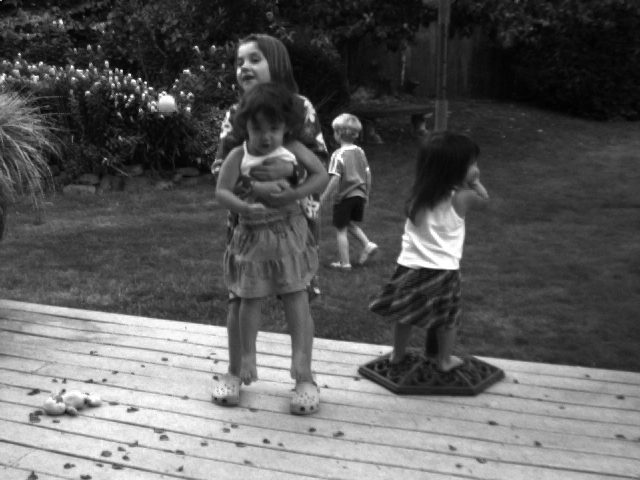
#> input picture dataset/eval-data-gray/Backyard/frame10.png, 640 x 480 px, found by its file name
$ jupyter execute --allow-errors LK-MC-MR-IR.ipynb   (older library calls are emulated)
#> lines starting #> are read from the running program, lines starting #| are printed output that depends on the picture
[cell 1]
import math
from scipy import signal
from PIL import Image
import numpy
from numpy import *
from matplotlib import pyplot as plt
from pylab import *
import cv2
import random
from ipynb.fs.full.LK_Multi_Channel import *
from src.representation.colorwhele import visualize_flow
from src.evaluation.end_point_error import calc_MEPE_directory
from src.evaluation.angular_error import calc_AAE_directory

[cell 2]
'''
In regular optical flow method, we assume the following:
	a) brightness constancy
	b) small motion
	c) Spatial coherence
Now, if the object were to move a larger distance then the traditional
optical flow method would work bad. This is why, we use gaussian pyramids
(coarse-to-fine) method to apply optical flow.

Pyramid is built by using multiple copies of the same image.
Each level in the pyramid is 1//4th of the size of the previous level and when stacked together
it looks like a pyramid. The lowest level is of the highest resolution and the highest level
is of the lowest resolution.

Algorithm for downsamples (to produce I[m//2,n//2](i+1) layer for I[m,n](i):
	a) Convolve I(i) with the Gaussian kernel, G.
	b) Remove every even numbered row and column			#up-sample by a factor of 2
	This follows that each image (I(i+1)next layer) is exactly one-quarter the area of its predecessor (I(i) current frame).

Algorithm for upsamples (to produce I[2m, 2n](i+1) layer for I[m,n](i)):
	a) Insert zero column and row alternatively. This ensure the I[2m, 2n]
	b) Convolve I[2m, 2n] with G of double the size to be used.

Optical Flow is implemeneted in the same as described in the previous program

We need to use the result of current iteration to be propagated to the next iteration and thats why we define the next function,
which calculates the optical flow in a same sized window.

Finally we write a function which combines all the above user-defined functions to include the Lucas Kanade algorithm iteratively over all the levels

'''

[cell 3]
def gmask (x,y,s): # the function for gaussian filter
    gmask = numpy.exp(-((x**2) + (y**2))//2//s**2)
    return gmask

size  = 2
#Utilize the standard deviation from the paper.
t = 0.5
s = sigma = math.sqrt(2/(4*t))
G = [] # Gaussian Kernel
for i in range(-size,size+1):
    G.append(gmask(i,0,s)) # equating y to 0 since we need a 1D matrix

[cell 4]
G

[cell 5]
# [26 lines left out: function DoLow, not called in this run]

[cell 6]
# [34 lines left out: function DoLow, not called in this run]

[cell 7]
def DoLow (I): # the function down samples the intput image by 2
    '''Algorithm: For an input image of size rxc
           1) Apply x mask
           2) Delete Alternate Columns
           3) Apply y mask
           4) delete alternate rows
           The ouput image is of size (r//2)x(c//2)'''
    #========= Applying X mask ====================

    Ix = []
    for i in range(len(I[:,0])):
        Ix.extend([signal.convolve(I[i,:,0],G,'same')]) # Ix*Gx = Ix
        Ix.extend([signal.convolve(I[i,:,1],G,'same')]) # Ix*Gx = Ix
        Ix.extend([signal.convolve(I[i,:,2],G,'same')]) # Ix*Gx = Ix

    Ix = array(matrix(Ix))

    #========selecting alternate columns===========
    Ix = I
    Ix = Ix[:,::2,:]
    #========= Applying Y mask ====================

    Ixy = []
    for i in range(len(Ix[0,:])):
        Ixy.extend([signal.convolve(Ix[:,i,0],G,'same')]) # Ix * Gy = Ixy
        Ixy.extend([signal.convolve(Ix[:,i,1],G,'same')]) # Ix * Gy = Ixy
        Ixy.extend([signal.convolve(Ix[:,i,2],G,'same')]) # Ix * Gy = Ixy
    Ixy = array(matrix(transpose(Ixy)))

    print(Ixy.shape)
    #========selecting alternate rows===========

    Ixy = Ixy[::2,:,:]
    return Ixy

[cell 8]
# [35 lines left out: function DoHigh, not called in this run]

[cell 9]
# [16 lines left out: function calcDerivativesForEachChannel, not called in this run]

[cell 10]
# [49 lines left out: function lk1_multi, not called in this run]

[cell 11]
# [109 lines left out: function lksection, not called in this run]

[cell 12]
def runproglk (I1,
               I2,
               iternum, # Number of iterations per level -- we are using 3
               nlev # Number of levels -- we are using 3
               ):

    I1 = cv2.imread(I1)
    I2= cv2.imread(I2)
    I1 = cv2.cvtColor(I1, cv2.COLOR_BGR2RGB)
    I2 = cv2.cvtColor(I2, cv2.COLOR_BGR2RGB)
    ''' The function uses all the above defined function to implement LK algorithm in a multi-resolution Gaussian pyramid
    framework. We use the following :
    window size of 3x3
    Pyramid size = 3 levels
    Starting from the lower most level, at each level we use the iterative LK algorithm and then warp and upsample it so that it can be used for the next level.
    '''
    p1=numpy.empty((len(I1[:,0]),len(I1[0,:]),3,nlev)) # creating 4d array with different levels for frame 1
    p2=numpy.empty((len(I2[:,0]),len(I2[0,:]),3,nlev)) # creating 4d array with different levels for frame 2
    p1[:,:,:,0] = I1 # assign values for Highest level
    p2[:,:,:,0] = I2 # assign values for Highest level
    '''
    p[:,:,0] ---> Level 2 ---> Highest resolution
    p[:,:,2] ---> Level 0 ---> Least resolution
    '''
    # Defining the lower levels
    for i in range(1,nlev):
        I1 = DoLow(I1)
        I2 = DoLow(I2)
        p1[0:int((len(I1[:,0]))),0:int((len(I1[0,:]))),:,i] = I1
        p2[0:int((len(I2[:,0]))),0:int((len(I2[0,:]))),:,i] = I2

    #===================== level 0 - Base====================

    l0I1 = p1[0:int((len(p1[:,0])//4)),0:int((len(p1[0,:])//4)),:,2]
    l0I2 = p2[0:int((len(p2[:,0])//4)),0:int((len(p2[0,:])//4)),:,2]
    (u,v)= lk1_multi(I1,I2)
    #============= Iterative LK for that section============

    for j in range(1,iternum+1):
        (u,v) = lksection (l0I1,l0I2,u,v)
    #============= Store U and V values ===================

    ul0 = u
    vl0 = v
    Il0 = l0I1
    ul0[numpy.where(ul0 == 0)] = nan
    vl0[numpy.where(vl0 == 0)] = nan
    #====================Level 1===================
    k = 1
    ue = DoHigh (u,G)
    ve = DoHigh (v,G)
    I1current = p1[0:(len(p1[:,0])//(2**(nlev-k-1))),0:(len(p1[0,:])//(2**(nlev-k-1))),:,nlev-k-1]
    I2current = p2[0:(len(p2[:,0])//(2**(nlev-k-1))),0:(len(p2[0,:])//(2**(nlev-k-1))),:,nlev-k-1]
    (u,v) = lksection (I1current,I2current,ue,ve)

    #========== Iterative LK for that section ===========
    for l in range(1,iternum+1):
        (u,v) = lksection (I1current,I2current,ue,ve)

    #============= Store U and V values ===================
    ul1 = u
    vl1 = v
    Il1 = I1current
    ul1[numpy.where(ul1 == 0)] = nan
    vl1[numpy.where(vl1 == 0)] = nan
    #====================Level 2=========================
    k = 2
    ue = DoHigh (u,G)
    ve = DoHigh (v,G)
    I1current = p1[0:(len(p1[:,0])//(2**(nlev-k-1))),0:(len(p1[0,:])//(2**(nlev-k-1))),:,nlev-k-1]
    I2current = p2[0:(len(p2[:,0])//(2**(nlev-k-1))),0:(len(p2[0,:])//(2**(nlev-k-1))),:,nlev-k-1]
    (u,v) = lksection (I1current,I2current,ue,ve)
    #========== Iterative LK for that section ===========
    for l in range(1,iternum+1):
        (u,v) = lksection (I1current,I2current,ue,ve)
    #============= Store U and V values ===================
    ul2 = u
    vl2 = v
    Il2 = I1current

    return(ul0,vl0,Il0,ul1,vl1,Il1,ul2,vl2,Il2)

[cell 13]
# [10 lines left out: function calc_all_flow, not called in this run]

[cell 14]
#calc_all_flow()

[cell 15]
def calc():
    folders = ["Dimetrodon","Grove2","Grove3","Hydrangea","RubberWhale","Urban2","Urban3","Venus"]
    #folders = ["RubberWhale","Urban2","Urban3","Venus"]

    for folder in folders:
        #prevImg= cv2.imread("dataset/other-data-color/"+folder+"/frame10.png")
        #nextImg= cv2.imread("dataset/other-data-color/"+folder+"/frame11.png")
        (ul01,vl01,Il01,ul11,vl11,Il11,ul21,vl21,Il21) = runproglk('dataset/other-data-color/'+folder+'/frame10.png','dataset/other-data-color/'+folder+'/frame11.png',3,3)
        print(folder +": Succesfully calcualted optical flow")
        out = visualize_flow(u = ul21, v = vl21)
        #Save the flow image
        folder_out = "results/results-other-color-MR-IR/"+str(folder)+"/"
        if not os.path.exists(folder_out):
            os.mkdir(folder_out)
        cv2.imwrite(folder_out+ str(folder)+"-MR+IR-4.png", out)

        #Replace Nan's
        u = np.nan_to_num(ul21)
        v = np.nan_to_num(vl21)

        #Save the flow
        np.savetxt('results/results-other-color-pyramid-flow/'+folder+'-U.txt', u , fmt='%d')
        np.savetxt('results/results-other-color-pyramid-flow/'+folder+'-V.txt', v , fmt='%d')

        #Calculate statistics
        mepe, sdEpe = calc_MEPE_directory(folder, u = u, v = v)
        print("The Average End Point Error for "+folder+ " is: " + str(mepe)+" and the standard deviation is: "+str(sdEpe))

        mang, sdAngular = calc_AAE_directory(folder, u= u, v = v)

        print("The Average Angular error for "+folder+ " is: " + str(mang)+" and the standard deviation is: "+str(sdAngular))

[cell 16]
# Both horizontal and vertical
imgb = cv2.imread('dataset/other-data-color/'+'Venus'+'/frame10.png')
#> imgb is the input picture: shape (480, 640, 3); min 0, max 255, mean 92.1
imgb = cv2.cvtColor(imgb, cv2.COLOR_BGR2RGB)
# plt.imshow(imga)

img_r = imgb[:,:,0]
img_g = imgb[:,:,1]
img_b = imgb[:,:,2]
# print(img_r.shape)
rows, cols = img_r.shape
#> rows = 480; cols = 640
print(imgb.dtype)
#| uint8
img_output_r = np.zeros((imgb.shape[0], imgb.shape[1]), dtype=imgb.dtype)
img_output_g = np.zeros((imgb.shape[0], imgb.shape[1]), dtype=imgb.dtype)
img_output_b = np.zeros((imgb.shape[0], imgb.shape[1]), dtype=imgb.dtype)
print(img_output_r)
#> (printed output is left out)

#> (the rest of this cell did not finish here and is left out)

#> (a cell that did not finish here is left out)

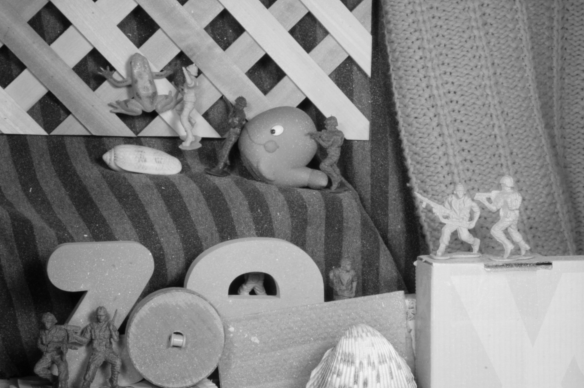
#> input picture dataset/eval-data-gray/Army/frame11.png, 584 x 388 px, found by its file name
#> in runproglk, I2 is the input picture: shape (388, 584, 3); min 2, max 244, mean 130.8
#> the loop in runproglk, `for i in range(1,nlev):` made 1 pass
#> pass 1, in DoLow, `Ix = Ix[:,::2,:]`:
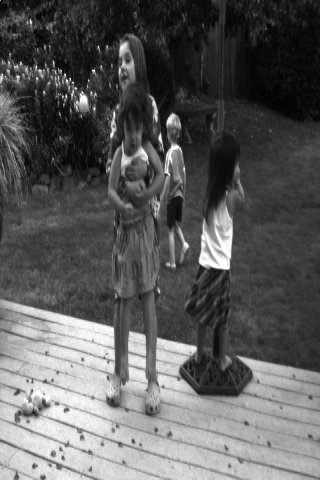
#> Ix: shape (480, 320, 3); min 0, max 255, mean 92.3
